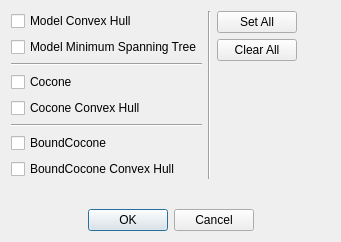
<?xml version="1.0" encoding="UTF-8"?>
<ui version="4.0">
 <class>ObjectSelection</class>
 <widget class="QDialog" name="ObjectSelection">
  <property name="geometry">
   <rect>
    <x>0</x>
    <y>0</y>
    <width>341</width>
    <height>242</height>
   </rect>
  </property>
  <property name="windowTitle">
   <string>Dialog</string>
  </property>
  <layout class="QVBoxLayout" name="verticalLayout_4">
   <item>
    <layout class="QHBoxLayout" name="horizontalLayout_2">
     <item>
      <layout class="QVBoxLayout" name="verticalLayout_3">
       <item>
        <layout class="QHBoxLayout" name="horizontalLayout">
         <item>
          <layout class="QVBoxLayout" name="verticalLayout">
           <item>
            <widget class="QCheckBox" name="checkBox_model_convex_hull">
             <property name="text">
              <string>Model Convex Hull</string>
             </property>
            </widget>
           </item>
           <item>
            <widget class="QCheckBox" name="checkBox_model_minumum_spanning_tree">
             <property name="text">
              <string>Model Minimum Spanning Tree</string>
             </property>
            </widget>
           </item>
           <item>
            <widget class="Line" name="line">
             <property name="orientation">
              <enum>Qt::Horizontal</enum>
             </property>
            </widget>
           </item>
           <item>
            <widget class="QCheckBox" name="checkBox_cocone">
             <property name="text">
              <string>Cocone</string>
             </property>
            </widget>
           </item>
           <item>
            <widget class="QCheckBox" name="checkBox_cocone_convex_hull">
             <property name="text">
              <string>Cocone Convex Hull</string>
             </property>
            </widget>
           </item>
           <item>
            <widget class="Line" name="line_2">
             <property name="orientation">
              <enum>Qt::Horizontal</enum>
             </property>
            </widget>
           </item>
           <item>
            <widget class="QCheckBox" name="checkBox_bound_cocone">
             <property name="text">
              <string>BoundCocone</string>
             </property>
            </widget>
           </item>
           <item>
            <widget class="QCheckBox" name="checkBox_bound_cocone_convex_hull">
             <property name="text">
              <string>BoundCocone Convex Hull</string>
             </property>
            </widget>
           </item>
          </layout>
         </item>
         <item>
          <widget class="Line" name="line_3">
           <property name="orientation">
            <enum>Qt::Vertical</enum>
           </property>
          </widget>
         </item>
        </layout>
       </item>
       <item>
        <spacer name="verticalSpacer">
         <property name="orientation">
          <enum>Qt::Vertical</enum>
         </property>
         <property name="sizeHint" stdset="0">
          <size>
           <width>20</width>
           <height>40</height>
          </size>
         </property>
        </spacer>
       </item>
      </layout>
     </item>
     <item>
      <layout class="QVBoxLayout" name="verticalLayout_2">
       <item>
        <widget class="QPushButton" name="pushButton_set_all">
         <property name="text">
          <string>Set All</string>
         </property>
        </widget>
       </item>
       <item>
        <widget class="QPushButton" name="pushButton_clear_all">
         <property name="text">
          <string>Clear All</string>
         </property>
        </widget>
       </item>
       <item>
        <spacer name="verticalSpacer_2">
         <property name="orientation">
          <enum>Qt::Vertical</enum>
         </property>
         <property name="sizeHint" stdset="0">
          <size>
           <width>20</width>
           <height>40</height>
          </size>
         </property>
        </spacer>
       </item>
      </layout>
     </item>
     <item>
      <spacer name="horizontalSpacer">
       <property name="orientation">
        <enum>Qt::Horizontal</enum>
       </property>
       <property name="sizeHint" stdset="0">
        <size>
         <width>40</width>
         <height>20</height>
        </size>
       </property>
      </spacer>
     </item>
    </layout>
   </item>
   <item>
    <spacer name="verticalSpacer_3">
     <property name="orientation">
      <enum>Qt::Vertical</enum>
     </property>
     <property name="sizeHint" stdset="0">
      <size>
       <width>20</width>
       <height>40</height>
      </size>
     </property>
    </spacer>
   </item>
   <item>
    <widget class="QDialogButtonBox" name="buttonBox">
     <property name="standardButtons">
      <set>QDialogButtonBox::Cancel|QDialogButtonBox::Ok</set>
     </property>
     <property name="centerButtons">
      <bool>true</bool>
     </property>
    </widget>
   </item>
  </layout>
 </widget>
 <resources/>
 <connections>
  <connection>
   <sender>buttonBox</sender>
   <signal>accepted()</signal>
   <receiver>ObjectSelection</receiver>
   <slot>accept()</slot>
   <hints>
    <hint type="sourcelabel">
     <x>114</x>
     <y>200</y>
    </hint>
    <hint type="destinationlabel">
     <x>114</x>
     <y>110</y>
    </hint>
   </hints>
  </connection>
  <connection>
   <sender>buttonBox</sender>
   <signal>rejected()</signal>
   <receiver>ObjectSelection</receiver>
   <slot>reject()</slot>
   <hints>
    <hint type="sourcelabel">
     <x>114</x>
     <y>200</y>
    </hint>
    <hint type="destinationlabel">
     <x>114</x>
     <y>110</y>
    </hint>
   </hints>
  </connection>
 </connections>
</ui>
